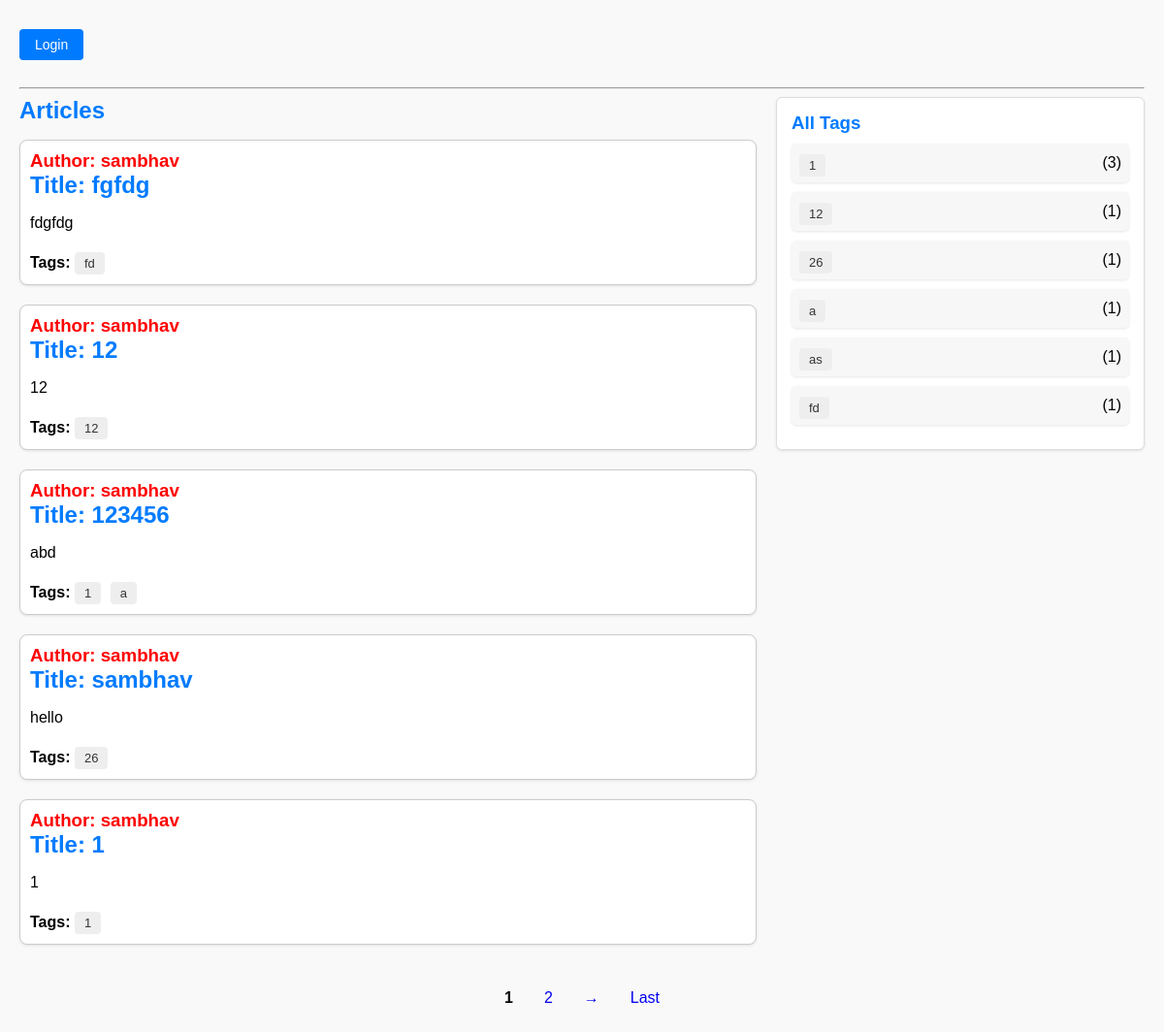
The page / on the database its author committed.
### article/models.py (models this page shows, shortened)
class Cuser(AbstractUser):
    phone = models.CharField(max_length=15, blank=True, null=True)

class Articles(models.Model):
    title = models.CharField(max_length=200)
    content = models.TextField()
    tags = models.CharField(max_length=100)
    author = models.ForeignKey(
        settings.AUTH_USER_MODEL,
        on_delete=models.CASCADE
    )
    is_draft = models.BooleanField(default=False)
    created_at = models.DateTimeField(auto_now_add=True)

### article/views.py (the view)
# urls.py: path('', article, name='home'),
def article(request):
    user = request.user if request.user.is_authenticated else None
    articles_qs = Articles.objects.filter(is_draft=False).select_related('author').order_by('-created_at')
    paginator = Paginator(articles_qs, 5)
    page_number = request.GET.get('page')
    page_obj = paginator.get_page(page_number)
    processed_articles = [
        {
            'id': art.id,
            'title': art.title,
            'content': art.content,
            'tags': art.tags,
            'tag_list': [tag.strip() for tag in art.tags.split(',') if tag.strip()],
            'author_name': art.author.username,
            'created_at': art.created_at,
        }
        for art in page_obj
    ]
    all_tags_flat = []
    for art in Articles.objects.filter(is_draft=False):
        all_tags_flat.extend([tag.strip() for tag in art.tags.split(',') if tag.strip()])
    tag_counts = Counter(all_tags_flat)
    tag_counts_list = sorted(tag_counts.items())
    has_drafts = Articles.objects.filter(author=user, is_draft=True).exists() if user else False
    context = {
        'articles': processed_articles,
        'user_name': user.username if user else None,
        'is_logged_in': bool(user),
        'all_tags': sorted(set(all_tags_flat)),
        'tag_counts_list': tag_counts_list,
        'page_obj': page_obj,
        'has_drafts': has_drafts,
        'no_drafts': not has_drafts,
    }
    if request.headers.get("x-requested-with") == "XMLHttpRequest" and request.GET.get("format") == "html":
        return render(request, 'article.html', context)
    return render(request, 'article.html', context)

### article/templates/article.html (shortened to what this page needs)
{% load static %}
<!DOCTYPE html>
<html lang="en">
<head id="navbar">
  <link rel="stylesheet" href="{% static 'css/article.css' %}">
</head>
<body>
<div id="navbar" style="display: flex; justify-content: space-between; align-items: center;">
  {% if is_logged_in %}
    <div>
      <a href="{% url 'add_article' %}" class="button ajax-page">Add Article</a>
      <a
        href="{% url 'draft_article' %}"
        id="draftsLink"
        class="button ajax-page"
        data-has-drafts="{{ has_drafts|yesno:'true,false' }}"> My Drafts </a>
      <a href="{% url 'logout' %}" class="button">Logout</a>
    </div>
    <div><strong>Welcome, {{ user_name }}!</strong></div>
  {% else %}
    <div>
      <a href="{% url 'login' %}" class="button ajax-page">Login</a>
    </div>
  {% endif %}
</div>
<hr>
<div style="display: grid; grid-template-columns: 2fr 1fr; gap: 20px; align-items: flex-start;">
  <div>
    <h2>Articles</h2>
    <ul style="list-style: none; padding: 0;">
      {% for article in articles %}
        <li style="margin-bottom: 20px; padding: 10px; border: 1px solid #ccc; border-radius: 8px; background: white;">
          <h3>Author: {{ article.author_name }}</h3>
          <h2>Title: {{ article.title }}</h2>
          <p>{{ article.content }}</p>
          {% if article.tag_list %}
            <strong>Tags:</strong>
            {% for tag in article.tag_list %}
              <a href="{% url 'tags' tag %}" class="tag-link" style="margin-right: 5px;">{{ tag }}</a>
            {% endfor %}
          {% endif %}
        </li>
      {% empty %}
        <li>No articles found.</li>
      {% endfor %}
    </ul>
  </div>
  <div class="tags-sidebar">
    <h3>All Tags</h3>
    <ul>
      {% for tag, count in tag_counts_list %}
        <li>
          <a href="{% url 'tags' tag %}" class="tag-link"
             {% if selected_tag and selected_tag|lower == tag|lower %}style="font-weight:bold;color:red;"{% endif %}>
             {{ tag }}
          </a> ({{ count }})
        </li>
      {% endfor %}
    </ul>
  </div>
</div>
{% if page_obj.has_other_pages %}
  <div class="pagination-wrapper" style="text-align:center; margin-top: 20px;">
    <div class="pagination">
      {% for num in page_obj.paginator.page_range %}
        {% if num >= page_obj.number|add:'-2' and num <= page_obj.number|add:'2' %}
          {% if num == page_obj.number %}
            <strong>{{ num }}</strong>
          {% else %}
            <a href="?page={{ num }}" class="ajax-page">{{ num }}</a>
          {% endif %}
        {% endif %}
      {% endfor %}
      {% if page_obj.has_next %}
        <a href="?page={{ page_obj.next_page_number }}" class="ajax-page">&rarr;</a>
      {% endif %}
      {% if page_obj.number < page_obj.paginator.num_pages %}
        <a href="?page={{ page_obj.paginator.num_pages }}" class="ajax-page">Last</a>
      {% endif %}
    </div>
  </div>
{% endif %}
</body>
</html>

### article/static/css/article.css (style rules this page uses)
body { font-family: Arial, sans-serif; margin: 20px; background-color: #f9f9f9; }
h1, h2 { margin: 0 0 10px; color: #007BFF; }
h3 { margin: 0; color: red; }
.button { display: inline-block; padding: 8px 16px; font-size: 14px; color: #fff; background-color: #007BFF; text-decoration: none; border-radius: 4px; margin: 10px 5px 20px 0; }
ul { padding: 0; list-style: none; }
li { background: #fff; padding: 15px; margin-bottom: 10px; border-radius: 5px; box-shadow: 0 1px 3px rgba(0, 0, 0, 0.1); }
.tag-link { display: inline-block; margin-right: 5px; margin-top: 5px; text-decoration: none; background-color: #eee; color: #333; padding: 4px 10px; border-radius: 4px; font-size: 13px; transition: background-color 0.2s ease, color 0.2s ease; }
.pagination-wrapper { display: flex; justify-content: center; margin-top: 30px; width: 100%; }
.pagination { display: flex; gap: 8px; align-items: center; }
.pagination a, .pagination strong { padding: 6px 12px; border-radius: 4px; text-decoration: none; transition: 0.2s; }
.tags-sidebar { flex: 1; max-height: 400px; overflow-y: auto; background: #fff; padding: 15px; border-radius: 6px; border: 1px solid #ddd; box-shadow: 0 1px 3px rgba(0, 0, 0, 0.1); margin-top: 0; display: flex; flex-direction: column; }
.tags-sidebar h3 { margin: 0 0 10px 0; color: #007BFF; }
.tags-sidebar ul { list-style: none; padding: 0; margin: 0; }
.tags-sidebar li { margin-bottom: 10px; background: #f7f7f7; padding: 6px 8px; border-radius: 5px; display: flex; justify-content: space-between; align-items: center; }
.tags-sidebar .tag-link { background-color: #eee; padding: 4px 10px; border-radius: 4px; font-size: 13px; color: #333; text-decoration: none; transition: 0.2s; }

### rows shown on the page
Cuser: author_name "sambhav" "sambhav" "sambhav" "sambhav" "sambhav"
Articles: title "fgfdg", content "fdgfdg", tag_list "fd", tag_counts_list "fd"
Articles: title "12", content "12", tag_list "12", tag_counts_list "12"
Articles: title "123456", content "abd"
Articles: title "sambhav", content "hello", tag_list "26", tag_counts_list "26"
Articles: tag_counts_list "as"

### other values the page prints
{{ tag }} "1" "a" "1"
{{ article.title }} "1"
{{ article.content }} "1"
{{ tag }} "1" "a"
{{ count }} "3" "1" "1" "1" "1" "1"
{{ num }} "1"
{{ num }} "2"
